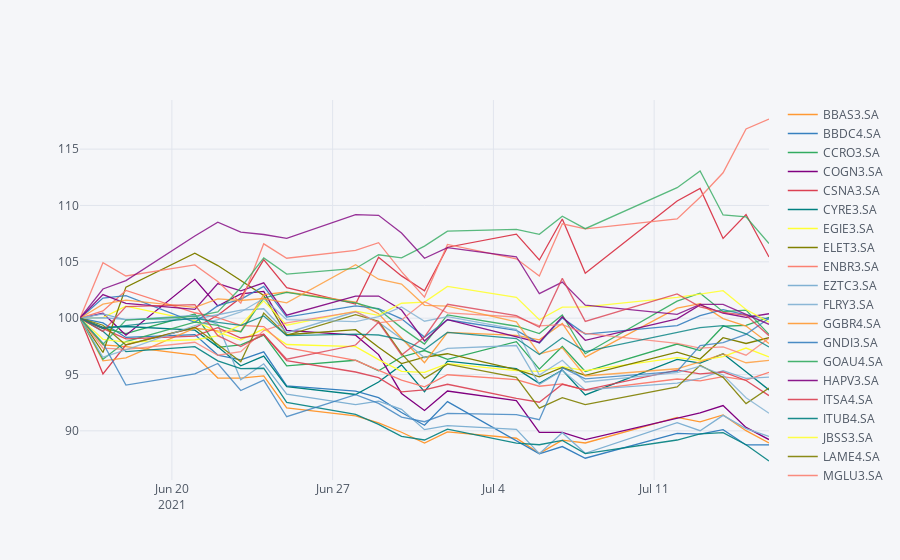

Notebook code for this chart:
### Markdown cell above
# Normalizando os dados para a base 100, ou seja, todos vão começar a partir do 100

### Code cell
mydata_normalizado=(database/database.iloc[0]*100)
mydata_normalizado.iplot()
